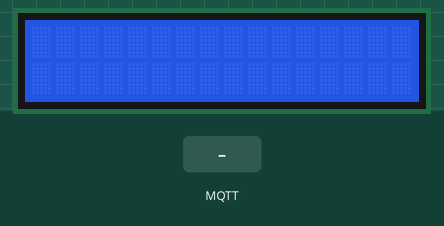
Recording of a sketch running on a simulated ESP32. On the bench: 16×2 character LCD. The test bench sets the inputs (shaded band). WiFi joins after 1.5 s; servers stay silent unless stated; no MQTT or app messages arrive unless stated; what the sketch prints to the serial monitor is not drawn.

Above: at 2.8 s.
2.9 s: MQTT message "on" arrives on the first subscribed topic
At 4.1 s:
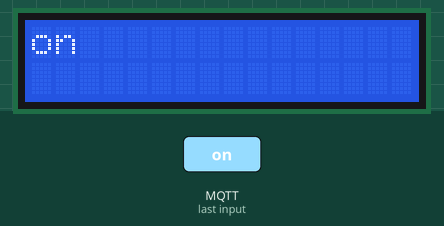
Timing chart, 0 to 5.9 s (numbered marks = the images above; inputs shaded):
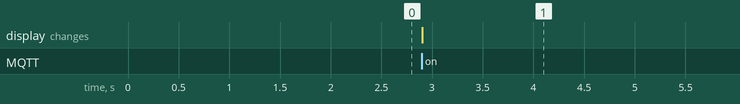

Measured:
- after the input at 2.9 s, the display: changes at once (image 1)

The sketch:

MQTTFinalLcdPrint.ino
```cpp
#include <Wire.h> // Library used to manage communication between devices using the I2C protocol
#include <LiquidCrystal_I2C.h> // Library for controlling an I2C LCD display
#include "WiFi.h" // Library for configuring and connecting to Wi-Fi
#include <PubSubClient.h> // Library for using the MQTT protocol
LiquidCrystal_I2C lcd(0x27, 16, 2); // Initializing an object for the LCD display with address 0x27, 16 columns, and 2 rows.

// Wi-Fi connection parameters
const char* ssid = "SSID"; // Wi-Fi network name
const char* password = "PASSWORD"; // Wi-Fi network password

// MQTT Broker
const char *mqtt_broker = "mqtt-dashboard.com"; // MQTT broker host
const char *topic = "YOURTOPICHERE"; // Topic to subscribe to and publish
const char *mqtt_username = ""; // MQTT username
const char *mqtt_password = ""; // MQTT password
const int mqtt_port = 1883; // MQTT port

// Variables
bool mqttStatus = 0;

// Objects
WiFiClient espClient;
PubSubClient client(espClient);

// Function prototypes
bool connectMQTT();
void callback(char *topic, byte * payload, unsigned int length);

void setup(void)
{
  lcd.init(); // Initializes communication with the connected display
  lcd.clear(); // Clears the display screen
  lcd.backlight(); // Turns on the backlight of the display
  Serial.begin(9600);

  // Connect to Wi-Fi
  WiFi.begin(ssid, password);

  // Waiting for connection
  Serial.println();
  Serial.print("Connecting");
  while (WiFi.status() != WL_CONNECTED) {
    delay(500);
    Serial.print(".");
  }
  Serial.println("");
  Serial.println("WiFi connected");

  // Send IP over UART
  Serial.println(WiFi.localIP());

  mqttStatus = connectMQTT();

}

void loop() {
  static long long pooling = 0;
  client.loop();
}

bool connectMQTT() {
  byte tentativa = 0;
  client.setServer(mqtt_broker, mqtt_port);
  client.setCallback(callback);

  do {
    String client_id = "BOBSIEN-";
    client_id += String(WiFi.macAddress());

    if (client.connect(client_id.c_str(), mqtt_username, mqtt_password)) {
      Serial.println("Connection successful:");
      Serial.printf("Client %s connected to the broker\n", client_id.c_str());
    } else {
      Serial.print("Failed to connect: ");
      Serial.print(client.state());
      Serial.println();
      Serial.print("Attempt: ");
      Serial.println(tentativa);
      delay(2000);
    }
    tentativa++;
  } while (!client.connected() && tentativa < 5);

  if (tentativa < 5) {
    // Publish and subscribe
    client.publish(topic, "{test123,113007042022}");
    client.subscribe(topic);
    return 1;
  } else {
    Serial.println("Not connected");
    return 0;
  }
}

void callback(char *topic, byte *payload, unsigned int length) {
  Serial.print("Message arrived in topic: ");
  Serial.println(topic);
  for (unsigned int i = 0; i < length; i++) {
    lcd.print((char)payload[i]);
  }
  Serial.println();
  Serial.println("-----------------------");
  lcd.setCursor(0, 1);
  delay(5000);
  lcd.clear();
}
```
